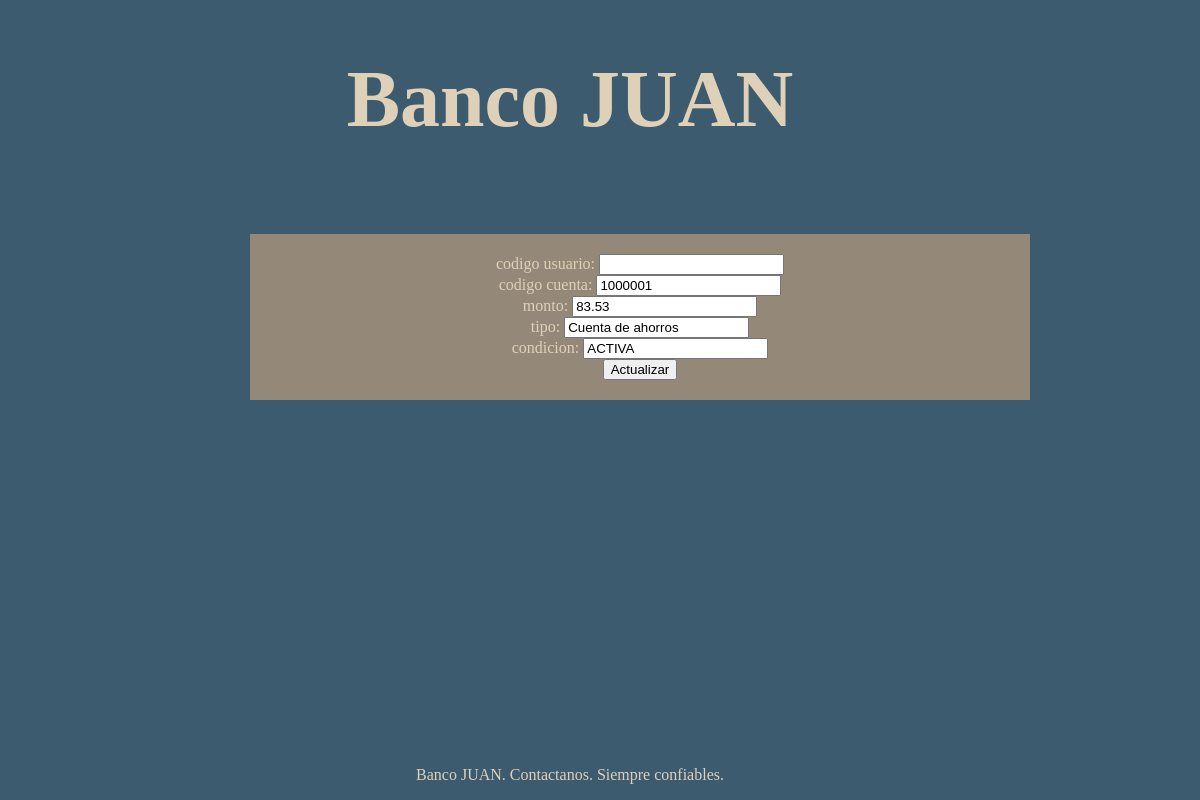
The app's page /ejercicio2/formActualizar.php?codcuenta=1000001 with its own data.
### tables this page shows
CREATE TABLE `cuenta` (
  `codcuenta` int(11) NOT NULL,
  `monto` decimal(10,2) DEFAULT NULL,
  `tipo` varchar(50) DEFAULT NULL,
  `condicion` varchar(50) DEFAULT NULL,
  `codUsuario` int(11) DEFAULT NULL
);

### ejercicio2/formActualizar.php (the view)
<?php include "header_estilo.inc.php";?>
<?php
    include("conexion.inc.php");
    $codcuenta = $_GET["codcuenta"];
    $codusuario=$_GET["codusuario"];
    $sql = "SELECT * FROM cuenta WHERE codcuenta='$codcuenta'";
    $datos=mysqli_query($conn, $sql);
    $fila=mysqli_fetch_array($datos);
?>
<div class="cajita">
<?php
    echo "<form method='GET' action='actualizar.php'>
                codigo usuario:
                <input type='text' name='codusuario' value='" . $codusuario . "' readonly/><br>
                codigo cuenta:
                <input type='number' name='codcuenta' value='" . $codcuenta . "' readonly/><br>
                monto:
                <input type='number' name='monto' step='0.01' value='" . $fila['monto'] . "'/><br>
                tipo:
                <input type='text' name='tipo' value='" . $fila['tipo'] . "' readonly/><br>
                condicion:
                <input type='text' name='condicion' value='" . $fila['condicion'] . "' readonly/><br>
                <input type='submit' value='Actualizar'>
                </form>";
?>
</div>
<?php include "footer_estilo.inc.php";?>

### ejercicio2/styles.css (style rules this page uses)
body { margin: 0; background-color: #3C5B6F; color: #DFD0B8; height: auto; padding-bottom: 100px; }
.cajita { text-align: center; background-color: #948979; padding-top: 20px; padding-bottom: 20px; margin-left:250px; margin-top: 80px; width: 65%; }

### records on screen
cuenta: monto "83.53", tipo "Cuenta de ahorros", condicion "ACTIVA"
